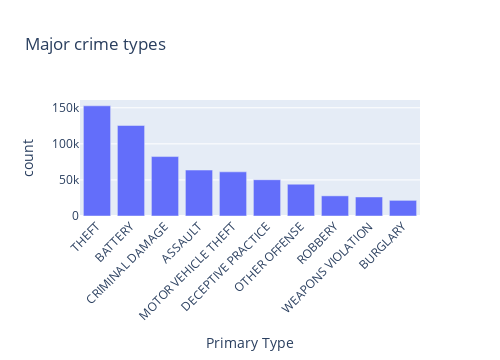

This figure's notebook cell:
### Code cell
crime_count_fig=px.bar(crime_type_count.iloc[:10],x='Primary Type',y='count',width=500,title='Major crime types')
crime_count_fig.update_layout(xaxis=dict(tickangle=-45))
crime_count_fig.show()

### Figure 1 — Plotly figure (JSON) as saved in the notebook; plotly's stock layout.template omitted (floating-point values rounded to 4 significant figures)
{"data": [{"alignmentgroup": "True", "hovertemplate": "Primary Type=%{x}<br>count=%{y}<extra></extra>", "legendgroup": "", "marker": {"color": "#636efa", "pattern": {"shape": ""}}, "name": "", "offsetgroup": "", "orientation": "v", "showlegend": false, "textposition": "auto", "type": "bar", "x": ["THEFT", "BATTERY", "CRIMINAL DAMAGE", "ASSAULT", "MOTOR VEHICLE THEFT", "DECEPTIVE PRACTICE", "OTHER OFFENSE", "ROBBERY", "WEAPONS VIOLATION", "BURGLARY"], "xaxis": "x", "y": [152745, 125487, 82378, 63708, 61221, 50281, 44034, 27930, 26357, 21689], "yaxis": "y"}], "layout": {"barmode": "relative", "height": 360, "legend": {"tracegroupgap": 0}, "title": {"text": "Major crime types"}, "width": 500, "xaxis": {"anchor": "y", "autorange": true, "domain": [0, 1], "range": [-0.5, 9.5], "tickangle": -45, "title": {"text": "Primary Type"}, "type": "category"}, "yaxis": {"anchor": "x", "autorange": true, "domain": [0, 1], "range": [0, 160800.0], "title": {"text": "count"}, "type": "linear"}}}
